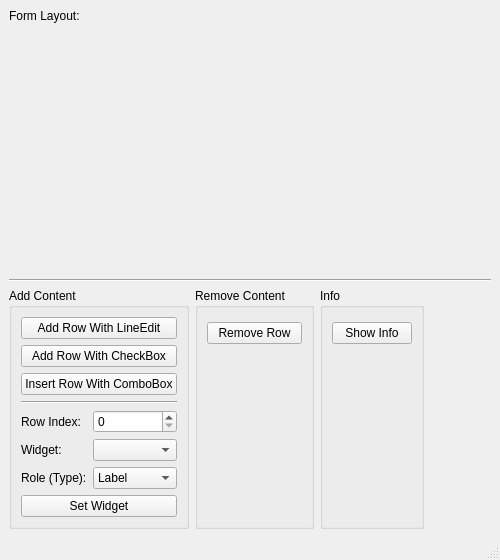
<?xml version="1.0" encoding="UTF-8"?>
<ui version="4.0">
 <class>MainWindow</class>
 <widget class="QMainWindow" name="MainWindow">
  <property name="geometry">
   <rect>
    <x>0</x>
    <y>0</y>
    <width>500</width>
    <height>560</height>
   </rect>
  </property>
  <property name="windowTitle">
   <string>Dynamic FormLayout Example</string>
  </property>
  <widget class="QWidget" name="centralwidget">
   <layout class="QVBoxLayout" name="verticalLayout_3">
    <item>
     <widget class="QLabel" name="lblCaption">
      <property name="text">
       <string>Form Layout:</string>
      </property>
     </widget>
    </item>
    <item>
     <layout class="QFormLayout" name="formLayout"/>
    </item>
    <item>
     <spacer name="verticalSpacer">
      <property name="orientation">
       <enum>Qt::Vertical</enum>
      </property>
      <property name="sizeHint" stdset="0">
       <size>
        <width>20</width>
        <height>222</height>
       </size>
      </property>
     </spacer>
    </item>
    <item>
     <widget class="Line" name="line">
      <property name="orientation">
       <enum>Qt::Horizontal</enum>
      </property>
     </widget>
    </item>
    <item>
     <layout class="QHBoxLayout" name="horizontalLayout">
      <item>
       <widget class="QGroupBox" name="groupBox">
        <property name="title">
         <string>Add Content</string>
        </property>
        <layout class="QVBoxLayout" name="verticalLayout_2">
         <item>
          <widget class="QPushButton" name="btnAddRowLineEdit">
           <property name="text">
            <string>Add Row With LineEdit</string>
           </property>
          </widget>
         </item>
         <item>
          <widget class="QPushButton" name="btnAddRowCheckBox">
           <property name="text">
            <string>Add Row With CheckBox</string>
           </property>
          </widget>
         </item>
         <item>
          <widget class="QPushButton" name="btnInsertRowComboBox">
           <property name="text">
            <string>Insert Row With ComboBox</string>
           </property>
          </widget>
         </item>
         <item>
          <widget class="Line" name="line_2">
           <property name="orientation">
            <enum>Qt::Horizontal</enum>
           </property>
          </widget>
         </item>
         <item>
          <layout class="QFormLayout" name="formLayout_2">
           <item row="1" column="0">
            <widget class="QLabel" name="label_9">
             <property name="text">
              <string>Widget:</string>
             </property>
            </widget>
           </item>
           <item row="1" column="1">
            <widget class="QComboBox" name="comboAddWidget"/>
           </item>
           <item row="2" column="0">
            <widget class="QLabel" name="label">
             <property name="text">
              <string>Role (Type):</string>
             </property>
            </widget>
           </item>
           <item row="2" column="1">
            <widget class="QComboBox" name="comboAddRole">
             <item>
              <property name="text">
               <string>Label</string>
              </property>
             </item>
             <item>
              <property name="text">
               <string>Field</string>
              </property>
             </item>
             <item>
              <property name="text">
               <string>Spanning</string>
              </property>
             </item>
            </widget>
           </item>
           <item row="3" column="0" colspan="2">
            <widget class="QPushButton" name="btnSetWidget">
             <property name="text">
              <string>Set Widget</string>
             </property>
            </widget>
           </item>
           <item row="0" column="0">
            <widget class="QLabel" name="label_2">
             <property name="text">
              <string>Row Index:</string>
             </property>
            </widget>
           </item>
           <item row="0" column="1">
            <widget class="QSpinBox" name="spinAddRowIndex"/>
           </item>
          </layout>
         </item>
        </layout>
       </widget>
      </item>
      <item>
       <widget class="QGroupBox" name="groupBox_2">
        <property name="title">
         <string>Remove Content</string>
        </property>
        <layout class="QVBoxLayout" name="verticalLayout">
         <item>
          <widget class="QPushButton" name="btnRemoveRow">
           <property name="text">
            <string>Remove Row</string>
           </property>
          </widget>
         </item>
         <item>
          <spacer name="verticalSpacer_2">
           <property name="orientation">
            <enum>Qt::Vertical</enum>
           </property>
           <property name="sizeType">
            <enum>QSizePolicy::Ignored</enum>
           </property>
           <property name="sizeHint" stdset="0">
            <size>
             <width>20</width>
             <height>167</height>
            </size>
           </property>
          </spacer>
         </item>
        </layout>
       </widget>
      </item>
      <item>
       <widget class="QGroupBox" name="groupBox_3">
        <property name="title">
         <string>Info</string>
        </property>
        <layout class="QVBoxLayout" name="verticalLayout_4">
         <item>
          <widget class="QPushButton" name="btnInfo">
           <property name="text">
            <string>Show Info</string>
           </property>
          </widget>
         </item>
         <item>
          <spacer name="verticalSpacer_3">
           <property name="orientation">
            <enum>Qt::Vertical</enum>
           </property>
           <property name="sizeType">
            <enum>QSizePolicy::Ignored</enum>
           </property>
           <property name="sizeHint" stdset="0">
            <size>
             <width>20</width>
             <height>167</height>
            </size>
           </property>
          </spacer>
         </item>
        </layout>
       </widget>
      </item>
      <item>
       <spacer name="horizontalSpacer">
        <property name="orientation">
         <enum>Qt::Horizontal</enum>
        </property>
        <property name="sizeHint" stdset="0">
         <size>
          <width>40</width>
          <height>20</height>
         </size>
        </property>
       </spacer>
      </item>
     </layout>
    </item>
   </layout>
  </widget>
  <widget class="QMenuBar" name="menubar">
   <property name="geometry">
    <rect>
     <x>0</x>
     <y>0</y>
     <width>500</width>
     <height>21</height>
    </rect>
   </property>
  </widget>
  <widget class="QStatusBar" name="statusbar"/>
 </widget>
 <tabstops>
  <tabstop>btnAddRowLineEdit</tabstop>
  <tabstop>btnAddRowCheckBox</tabstop>
  <tabstop>btnInsertRowComboBox</tabstop>
  <tabstop>spinAddRowIndex</tabstop>
  <tabstop>comboAddWidget</tabstop>
  <tabstop>comboAddRole</tabstop>
  <tabstop>btnSetWidget</tabstop>
  <tabstop>btnRemoveRow</tabstop>
 </tabstops>
 <resources/>
 <connections/>
</ui>
